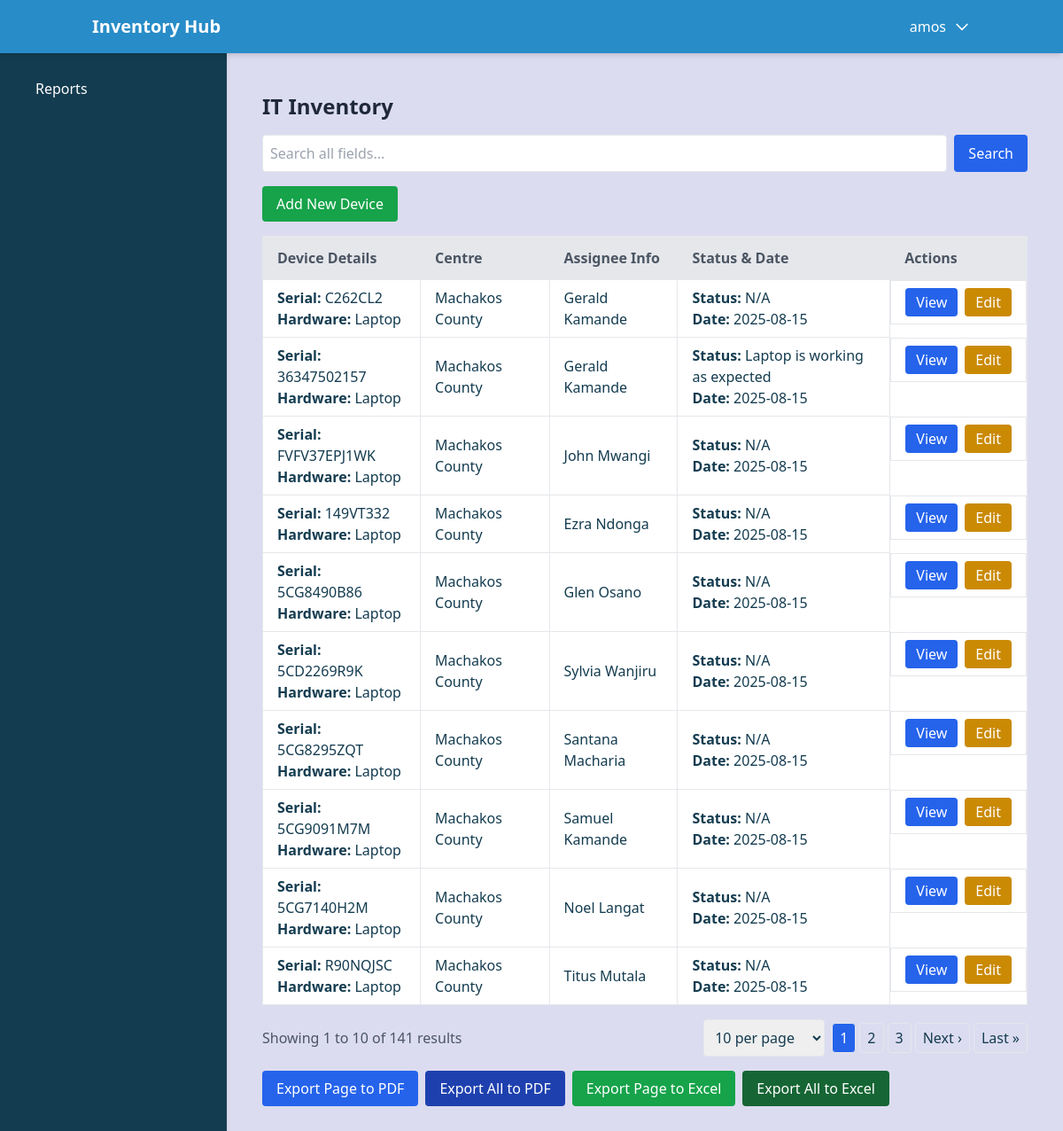
The app's page /upload/displaycsv/ (signed in) with its own data.
### devices/models.py (models this page shows, shortened)
class CustomUser(AbstractUser):
    is_trainer = models.BooleanField(default=False)
    is_staff = models.BooleanField(default=True)
    centre = models.ForeignKey('Centre', on_delete=models.SET_NULL, null=True, blank=True)
    groups = models.ManyToManyField(
        'auth.Group',
        related_name='customuser_set',
        blank=True,
        help_text='The groups this user belongs to.',
        verbose_name='groups',
    )
    def __str__(self):
        return self.username

class Import(models.Model):
    centre = models.ForeignKey(Centre, on_delete=models.SET_NULL, null=True, blank=True)
    department = models.CharField(max_length=100, blank=True, null=True)
    hardware = models.CharField(max_length=100, blank=True, null=True)
    system_model = models.CharField(max_length=100, blank=True, null=True)
    processor = models.CharField(max_length=100, blank=True, null=True)
    ram_gb = models.CharField(max_length=10, blank=True, null=True)
    hdd_gb = models.CharField(max_length=10, blank=True, null=True)
    serial_number = models.CharField(max_length=100, blank=True, null=True)
    assignee_first_name = models.CharField(max_length=50, blank=True, null=True)
    assignee_last_name = models.CharField(max_length=50, blank=True, null=True)
    assignee_email_address = models.EmailField(blank=True, null=True)
    device_condition = models.CharField(max_length=100, blank=True, null=True)
    status = models.CharField(max_length=50, blank=True, null=True)
    date = models.DateField(blank=True, null=True)
    added_by = models.ForeignKey(CustomUser, on_delete=models.SET_NULL, null=True, related_name='imports_added')
    approved_by = models.ForeignKey(CustomUser, on_delete=models.SET_NULL, null=True, blank=True, related_name='imports_approved')
    is_approved = models.BooleanField(default=False)
    reason_for_update = models.TextField(blank=True, null=True)

class Centre(models.Model):
    name = models.CharField(max_length=300)
    centre_code = models.CharField(max_length=30, unique=True)
    def __str__(self):
        return f"{self.name} ({self.centre_code})"

### devices/views.py (the view, shortened to what this page needs)
# urls.py: path('displaycsv/', views.display_csv, name='display_csv'),
@login_required
def display_csv(request):
    if request.user.is_superuser:
        data = Import.objects.all()
        logger.debug("Superuser: Fetching all Import records")
    elif request.user.is_trainer:
        if not request.user.centre:
            logger.warning(f"Trainer {request.user.username} has no associated centre")
            data = Import.objects.none()
        else:
            data = Import.objects.filter(centre=request.user.centre)
            logger.debug(f"Trainer {request.user.username}: Fetching records for centre {request.user.centre}, count: {data.count()}")
    else:
        data = Import.objects.none()
        logger.debug(f"User {request.user.username} is neither superuser nor trainer")
    search_query = request.GET.get('search', '')
    items_per_page = request.GET.get('items_per_page', '10')
    try:
        items_per_page = int(items_per_page)
        if items_per_page not in [10, 25, 50, 100, 500]:
            items_per_page = 10
    except ValueError:
        items_per_page = 10
    paginator = Paginator(data, items_per_page)
    page_number = request.GET.get('page', 1)
    try:
        page_number = int(page_number)
    except ValueError:
        page_number = 1
    try:
        data_on_page = paginator.page(page_number)
    except PageNotAnInteger:
        data_on_page = paginator.page(1)
    except EmptyPage:
        data_on_page = paginator.page(paginator.num_pages)
    logger.debug(f"Page {page_number}: {len(data_on_page)} records, Total pages: {paginator.num_pages}")
    data_with_pending = []
    unapproved_count = 0
    for item in data_on_page:
        pending_update = item.pending_updates.order_by('-created_at').first()
        data_with_pending.append({
            'item': item,
            'pending_update': pending_update
        })
        if not item.is_approved:
            unapproved_count += 1
    report_data = {
        'total_records': data.count(),
        'search_query': search_query,
        'items_per_page': items_per_page,
    }
    items_per_page_options = [10, 25, 50, 100, 500]
    return render(request, 'import/displaycsv.html', {
        'data_with_pending': data_with_pending,
        'paginator': paginator,
        'data': data_on_page,
        'report_data': report_data,
        'centres': Centre.objects.all(),
        'items_per_page_options': items_per_page_options,
        'unapproved_count': unapproved_count
    })

### devices/templates/import/displaycsv.html (shortened to what this page needs)
{% extends 'dashboard.html' %}
{% block content %}
<div class="container mx-auto p-4">
  <h2 class="text-2xl font-bold mb-4 text-gray-800">IT Inventory</h2>
  <div class="mb-4">
    <form method="GET" action="{% url 'display_csv' %}" class="flex space-x-2">
      <input type="text" name="search" value="{{ report_data.search_query }}" placeholder="Search all fields..." class="border p-2 rounded w-full focus:outline-none focus:ring-2 focus:ring-blue-500">
      <button type="submit" class="bg-blue-600 text-white px-4 py-2 rounded hover:bg-blue-700 transition duration-200">Search</button>
    </form>
  </div>
  <div class="mb-4 flex flex-col sm:flex-row sm:space-x-4 space-y-2 sm:space-y-0">
    <a href="{% url 'import_add' %}" class="bg-green-600 text-white px-4 py-2 rounded hover:bg-green-700 transition duration-200 w-full sm:w-auto">Add New Device</a>
  </div>
  <div class="overflow-x-auto">
    <table class="min-w-full bg-white border shadow-sm">
      <thead>
        <tr class="bg-gray-200 text-gray-600">
          <th class="py-3 px-4 border text-left">Device Details</th>
          <th class="py-3 px-4 border text-left">Centre</th>
          <th class="py-3 px-4 border text-left">Assignee Info</th>
          <th class="py-3 px-4 border text-left">Status & Date</th>
          <th class="py-3 px-4 border text-left">Actions</th>
        </tr>
      </thead>
      <tbody>
        {% if data_with_pending %}
          {% for entry in data_with_pending %}
            {% with item=entry.item %}
            <tr class="hover:bg-gray-50 animate__animated animate__fadeIn transition duration-150">
              <td class="py-2 px-4 border">
                <strong>Serial:</strong> {{ item.serial_number|default:"N/A" }}<br>
                <strong>Hardware:</strong> {{ item.hardware|default:"N/A" }}
              </td>
              <td class="py-2 px-4 border">{{ item.centre.name|default:"N/A" }}</td>
              <td class="py-2 px-4 border">{{ item.assignee_first_name|default:"N/A" }} {{ item.assignee_last_name|default:"" }}</td>
              <td class="py-2 px-4 border">
                <strong>Status:</strong> {{ item.status|default:"N/A" }}<br>
                <strong>Date:</strong> {{ item.date|date:"Y-m-d"|default:"N/A" }}
              </td>
              <td class="py-2 px-4 border flex space-x-2">
                <button class="bg-blue-600 text-white px-3 py-1 rounded hover:bg-blue-700 transition duration-200" onclick="openModal('viewModal{{ item.id }}')">View</button>
                {% if user.is_superuser or user.is_trainer %}
                  <button class="bg-yellow-600 text-white px-3 py-1 rounded hover:bg-yellow-700 transition duration-200" onclick="openModal('editModal{{ item.id }}')">Edit</button>
                {% endif %}
              </td>
            </tr>
            {% endwith %}
          {% endfor %}
        {% else %}
          <tr>
            <td colspan="5" class="py-2 px-4 border text-center text-gray-600">No records found.</td>
          </tr>
        {% endif %}
      </tbody>
    </table>
  </div>
  {% if paginator.num_pages > 1 or data_with_pending %}
    <div class="flex flex-col md:flex-row justify-between items-center mt-4 space-y-4 md:space-y-0">
      <div class="text-gray-600">
        Showing {{ data.start_index }} to {{ data.end_index }} of {{ report_data.total_records }} results
      </div>
      <div class="flex space-x-2 items-center">
        <div>
          <select onchange="updateItemsPerPage(this)" class="border p-2 rounded focus:outline-none focus:ring-2 focus:ring-blue-500">
            {% for size in items_per_page_options %}
              <option value="{{ size }}" {% if report_data.items_per_page|add:"0" == size|add:"0" %}selected{% endif %}>{{ size }} per page</option>
            {% endfor %}
          </select>
        </div>
        {% if paginator.num_pages > 1 %}
          <div class="flex space-x-1">
            {% for num in paginator.page_range %}
              {% if num >= data.number|add:-2 and num <= data.number|add:2 %}
                <a href="{% url 'display_csv' %}?page={{ num }}&items_per_page={{ report_data.items_per_page }}{% if report_data.search_query %}&search={{ report_data.search_query }}{% endif %}" class="px-2 py-1 border rounded {% if num == data.number %}bg-blue-600 text-white{% else %}hover:bg-gray-200{% endif %} transition duration-200">{{ num }}</a>
              {% endif %}
            {% endfor %}
            {% if data.has_next %}
              <a href="{% url 'display_csv' %}?page={{ data.next_page_number }}&items_per_page={{ report_data.items_per_page }}{% if report_data.search_query %}&search={{ report_data.search_query }}{% endif %}" class="px-2 py-1 border rounded hover:bg-gray-200 transition duration-200">Next &rsaquo;</a>
              <a href="{% url 'display_csv' %}?page={{ paginator.num_pages }}&items_per_page={{ report_data.items_per_page }}{% if report_data.search_query %}&search={{ report_data.search_query }}{% endif %}" class="px-2 py-1 border rounded hover:bg-gray-200 transition duration-200">Last &raquo;</a>
            {% endif %}
          </div>
        {% endif %}
      </div>
    </div>
  {% endif %}
  <div class="mt-4 flex flex-col sm:flex-row sm:space-x-2 space-y-2 sm:space-y-0">
    <a href="{% url 'export_to_pdf' %}?scope=page{% if report_data.search_query %}&search={{ report_data.search_query }}{% endif %}&page={{ data.number }}" class="bg-blue-600 text-white px-4 py-2 rounded hover:bg-blue-700 transition duration-200 w-full sm:w-auto">Export Page to PDF</a>
    <a href="{% url 'export_to_pdf' %}?scope=all" class="bg-blue-800 text-white px-4 py-2 rounded hover:bg-blue-900 transition duration-200 w-full sm:w-auto">Export All to PDF</a>
    <button onclick="exportToExcel('page')" class="bg-green-600 text-white px-4 py-2 rounded hover:bg-green-700 transition duration-200 w-full sm:w-auto">Export Page to Excel</button>
    <button onclick="exportToExcel('all')" class="bg-green-800 text-white px-4 py-2 rounded hover:bg-green-900 transition duration-200 w-full sm:w-auto">Export All to Excel</button>
  </div>
</div>
{% endblock %}

### devices/templates/dashboard.html (shortened to what this page needs)
<!DOCTYPE html>
<html lang="en">
<head>
    <script src="https://cdn.tailwindcss.com"></script>
</head>
<body class="flex flex-col min-h-screen bg-light text-primary">
    <header class="bg-accent text-white shadow-md fixed w-full z-50">
        <div class="container mx-auto px-4 py-4 flex items-center justify-between">
            <div class="flex items-center">
                <div class="text-xl font-bold">Inventory Hub</div>
            </div>
            <div class="relative">
                <button id="accountDropdown" class="flex items-center space-x-2 focus:outline-none">
                    <span>{{ user.username }}</span>
                    <svg class="w-5 h-5" fill="none" stroke="currentColor" viewBox="0 0 24 24">
                        <path stroke-linecap="round" stroke-linejoin="round" stroke-width="2" d="M19 9l-7 7-7-7"></path>
                    </svg>
                </button>
            </div>
        </div>
    </header>
    <aside id="sidebar" class="bg-primary text-white w-64 p-6 shadow-md fixed h-screen z-40 transition-transform duration-300 -translate-x-full md:translate-x-0">
        <nav>
            <ul class="space-y-4">
                <li>
                    <a href="#" class="flex items-center justify-between text-white hover:bg-secondary px-4 py-2 rounded" id="manageDevicesToggle">
                    </a>
                </li>
                <li><a href="{% url 'import_displaycsv' %}" class="text-white hover:bg-secondary px-4 py-2 rounded block">Reports</a></li>
            </ul>
        </nav>
    </aside>
    <main class="flex-1 p-6 mt-16 md:ml-64">
        {% block content %}{% endblock %}
    </main>
</body>
</html>

### devices/templates/dashboard.html (style rules this page uses)
.bg-primary { background-color: #143C50; }
.bg-light { background-color: #DCDCF0; }
.bg-accent { background-color: #288CC8; }
.text-primary { color: #143C50; }

### records on screen
CustomUser: username "amos"
Import: item.serial_number "C262CL2", item.hardware "Laptop", item.centre.name "Machakos County", item.assignee_first_name "Gerald", item.assignee_last_name "Kamande", item.status "N/A", item "2025-08-15"
Import: item.serial_number "36347502157", item.hardware "Laptop", item.centre.name "Machakos County", item.assignee_first_name "Gerald", item.assignee_last_name "Kamande", item.status "Laptop is working as expected", item "2025-08-15"
Import: item.serial_number "FVFV37EPJ1WK", item.hardware "Laptop", item.centre.name "Machakos County", item.assignee_first_name "John", item.assignee_last_name "Mwangi", item.status "N/A", item "2025-08-15"
Import: item.serial_number "149VT332", item.hardware "Laptop", item.centre.name "Machakos County", item.assignee_first_name "Ezra", item.assignee_last_name "Ndonga", item.status "N/A", item "2025-08-15"
Import: item.serial_number "5CG8490B86", item.hardware "Laptop", item.centre.name "Machakos County", item.assignee_first_name "Glen", item.assignee_last_name "Osano", item.status "N/A", item "2025-08-15"
Import: item.serial_number "5CD2269R9K", item.hardware "Laptop", item.centre.name "Machakos County", item.assignee_first_name "Sylvia", item.assignee_last_name "Wanjiru", item.status "N/A", item "2025-08-15"
Import: item.serial_number "5CG8295ZQT", item.hardware "Laptop", item.centre.name "Machakos County", item.assignee_first_name "Santana", item.assignee_last_name "Macharia", item.status "N/A", item "2025-08-15"
Import: item.serial_number "5CG9091M7M", item.hardware "Laptop", item.centre.name "Machakos County", item.assignee_first_name "Samuel", item.assignee_last_name "Kamande", item.status "N/A", item "2025-08-15"
Import: item.serial_number "5CG7140H2M", item.hardware "Laptop", item.centre.name "Machakos County", item.assignee_first_name "Noel", item.assignee_last_name "Langat", item.status "N/A", item "2025-08-15"
Import: item.serial_number "R90NQJSC", item.hardware "Laptop", item.centre.name "Machakos County", item.assignee_first_name "Titus", item.assignee_last_name "Mutala", item.status "N/A", item "2025-08-15"

### other values on screen
{{ data.start_index }} "1"
{{ data.end_index }} "10"
{{ report_data.total_records }} "141"
{{ num }} "1" "2" "3"
form field value "10 per page"
